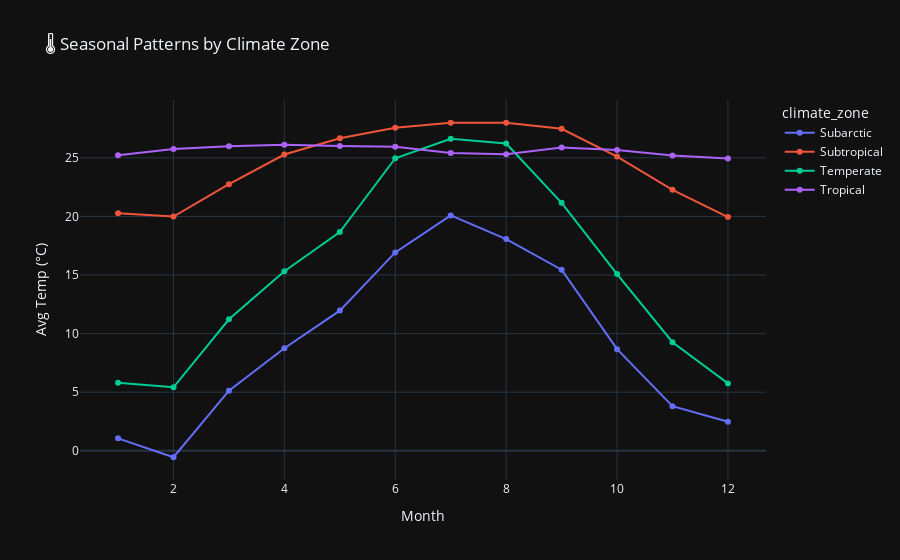

Notebook source saved alongside this figure:
### Markdown cell above
### Seasonal Patterns by Climate Zone

![Climate Zone Seasonality](images/climate_zone_seasonality.png)

### Code cell
# Define climate zones based on latitude
def get_climate_zone(lat):
    abs_lat = abs(lat)
    if abs_lat < 23.5:
        return 'Tropical'
    elif abs_lat < 35:
        return 'Subtropical'
    elif abs_lat < 55:
        return 'Temperate'
    elif abs_lat < 66.5:
        return 'Subarctic'
    else:
        return 'Polar'

df['climate_zone'] = df['latitude'].apply(get_climate_zone)

# Monthly patterns by climate zone
climate_monthly = df.groupby(['month', 'climate_zone'])['temperature_celsius'].mean().reset_index()

fig = px.line(
    climate_monthly, x='month', y='temperature_celsius', color='climate_zone',
    title='🌡️ Seasonal Patterns by Climate Zone',
    labels={'temperature_celsius': 'Avg Temp (°C)', 'month': 'Month'},
    markers=True
)
fig.update_layout(template='plotly_dark')
fig.show()

### Figure 1 — Plotly figure (JSON) as saved in the notebook; plotly's stock layout.template omitted (floating-point values rounded to 4 significant figures)
{"data": [{"hovertemplate": "climate_zone=Subarctic<br>Month=%{x}<br>Avg Temp (°C)=%{y}<extra></extra>", "legendgroup": "Subarctic", "line": {"color": "#636efa", "dash": "solid"}, "marker": {"symbol": "circle"}, "mode": "lines+markers", "name": "Subarctic", "orientation": "v", "showlegend": true, "type": "scatter", "x": [1, 2, 3, 4, 5, 6, 7, 8, 9, 10, 11, 12], "xaxis": "x", "y": [1.063, -0.5509, 5.132, 8.754, 11.96, 16.93, 20.08, 18.07, 15.45, 8.674, 3.806, 2.48], "yaxis": "y"}, {"hovertemplate": "climate_zone=Subtropical<br>Month=%{x}<br>Avg Temp (°C)=%{y}<extra></extra>", "legendgroup": "Subtropical", "line": {"color": "#EF553B", "dash": "solid"}, "marker": {"symbol": "circle"}, "mode": "lines+markers", "name": "Subtropical", "orientation": "v", "showlegend": true, "type": "scatter", "x": [1, 2, 3, 4, 5, 6, 7, 8, 9, 10, 11, 12], "xaxis": "x", "y": [20.27, 19.98, 22.75, 25.28, 26.67, 27.56, 27.99, 27.98, 27.48, 25.1, 22.27, 19.94], "yaxis": "y"}, {"hovertemplate": "climate_zone=Temperate<br>Month=%{x}<br>Avg Temp (°C)=%{y}<extra></extra>", "legendgroup": "Temperate", "line": {"color": "#00cc96", "dash": "solid"}, "marker": {"symbol": "circle"}, "mode": "lines+markers", "name": "Temperate", "orientation": "v", "showlegend": true, "type": "scatter", "x": [1, 2, 3, 4, 5, 6, 7, 8, 9, 10, 11, 12], "xaxis": "x", "y": [5.815, 5.417, 11.23, 15.33, 18.66, 24.96, 26.62, 26.22, 21.16, 15.08, 9.265, 5.752], "yaxis": "y"}, {"hovertemplate": "climate_zone=Tropical<br>Month=%{x}<br>Avg Temp (°C)=%{y}<extra></extra>", "legendgroup": "Tropical", "line": {"color": "#ab63fa", "dash": "solid"}, "marker": {"symbol": "circle"}, "mode": "lines+markers", "name": "Tropical", "orientation": "v", "showlegend": true, "type": "scatter", "x": [1, 2, 3, 4, 5, 6, 7, 8, 9, 10, 11, 12], "xaxis": "x", "y": [25.22, 25.75, 25.99, 26.11, 26.01, 25.94, 25.42, 25.31, 25.89, 25.67, 25.2, 24.93], "yaxis": "y"}], "layout": {"legend": {"title": {"text": "climate_zone"}, "tracegroupgap": 0}, "title": {"text": "🌡️ Seasonal Patterns by Climate Zone"}, "xaxis": {"anchor": "y", "domain": [0, 1], "title": {"text": "Month"}}, "yaxis": {"anchor": "x", "domain": [0, 1], "title": {"text": "Avg Temp (°C)"}}}}
